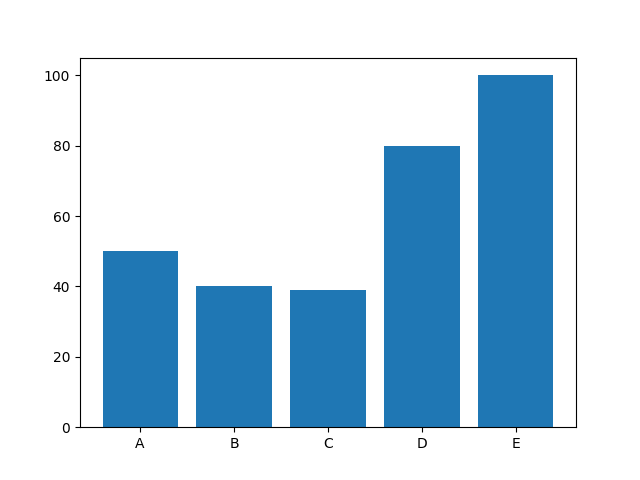

Reproduce this figure in Python.
import matplotlib.pyplot as mp
import numpy as np
mp.bar(np.array(["A","B","C","D","E"]),np.array([50,40,39,80,100]))
mp.show()
